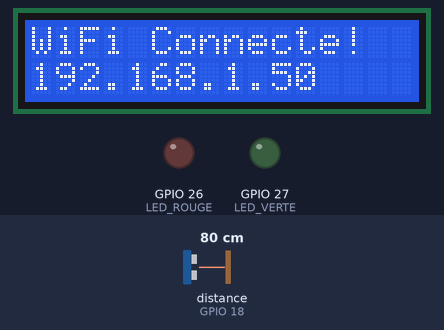
Bench run of a sketch on a simulated ESP32. Shown: 16×2 character LCD, output pins drawn as LEDs (lit = HIGH). Wiring (inferred from the names in the program): ultrasonic range finder: trigger GPIO 5; echo GPIO 18. Inputs (shaded band) come from the test bench; at power-on: distance to the obstacle (sensor on GPIO 18) 80 cm. The echo pulse lasts 58.3 µs per cm; WiFi joins after 1.5 s; servers stay silent unless stated; pins used as bus, display or sensor lines are not drawn; what the sketch prints to the serial monitor is not drawn.

Above: at 1.7 s.
At 5.8 s:
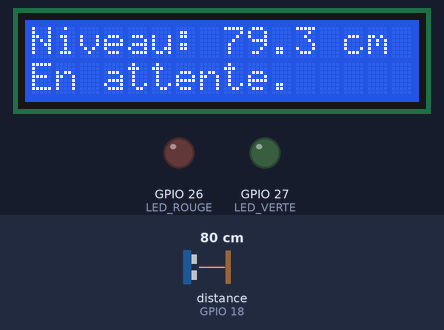
5.9 s: distance to the obstacle (sensor on GPIO 18) set to 7 cm
At 6.4 s:
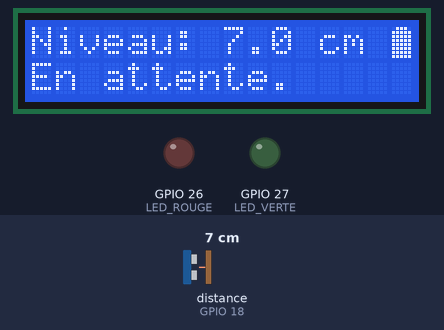
7.5 s: distance to the obstacle (sensor on GPIO 18) set to 4 cm
At 8.5 s:
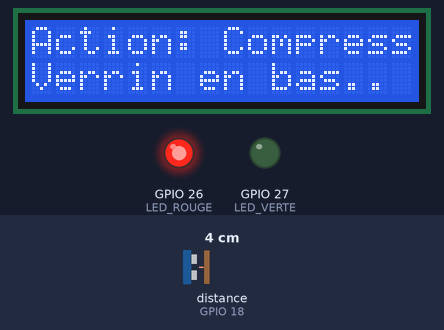
Timing chart, 0 to 17.5 s (numbered marks = the images above; inputs shaded):
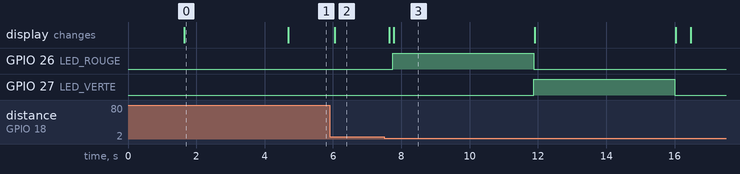

Measured:
- the behaviour switches between 6 and 5 cm on distance to the obstacle (sensor on GPIO 18) (found by bisection; images 2 and 3)
- after the input at 5.9 s, the display: changes after 0.16 s (image 2)
- after the input at 7.5 s, GPIO 26 (LED_ROUGE): LOW → HIGH after 0.25 s, → LOW 4.1 s later; GPIO 27 (LED_VERTE): LOW → HIGH after 4.4 s, → LOW 4.1 s later; the display: first changes after 0.15 s (image 3 shows a later state)
- what the display in image 0 shows lasts 3.1 s, from 1.6 s to 4.7 s

The sketch:

poubelle_pfa.ino
```cpp
#include <LiquidCrystal_I2C.h>
#include <WiFi.h>
#include <WiFiClientSecure.h>
#include <UniversalTelegramBot.h>

// --- Configuration des Broches ---
const int TRIG_PIN = 5;
const int ECHO_PIN = 18;
const int LED_ROUGE = 26;
const int LED_VERTE = 27;

// --- Paramètres Wi-Fi et Telegram ---
const char* ssid = "Wokwi-GUEST";
const char* password = "";

// !!! METS TES INFOS TELEGRAM ICI !!!
#include "secrets.h"

WiFiClientSecure client;
UniversalTelegramBot bot(BOT_TOKEN, client);

LiquidCrystal_I2C lcd(0x27, 16, 2);

// --- Icônes de Batterie ---
byte p0[8] = {B01110, B10001, B10001, B10001, B10001, B10001, B10001, B11111};
byte p1[8] = {B01110, B10001, B10001, B10001, B10001, B10001, B11111, B11111};
byte p2[8] = {B01110, B10001, B10001, B10001, B11111, B11111, B11111, B11111};
byte p3[8] = {B01110, B10001, B11111, B11111, B11111, B11111, B11111, B11111};
byte p4[8] = {B01110, B11111, B11111, B11111, B11111, B11111, B11111, B11111};

int etatPoubelle = 0;
unsigned long chrono = 0;

const unsigned long TEMPS_COMPRESSION = 4000;
const unsigned long TEMPS_REMONTEE = 4000;
const unsigned long TEMPS_STOP = 10000;

// --- Fonction d'envoi Telegram ---
void envoyerAlerte() {
  Serial.println("Envoi du message Telegram en cours...");
  String message = "⚠️ ALERTE PFA : La poubelle intelligente est PLEINE ! (Niveau critique atteint). Intervention requise.";
  if (bot.sendMessage(CHAT_ID, message, "")) {
    Serial.println("Message Telegram envoyé avec succès !");
  } else {
    Serial.println("Erreur lors de l'envoi du message.");
  }
}

void setup() {
  Serial.begin(115200);
  pinMode(TRIG_PIN, OUTPUT);
  pinMode(ECHO_PIN, INPUT);
  pinMode(LED_ROUGE, OUTPUT);
  pinMode(LED_VERTE, OUTPUT);

  lcd.init();
  lcd.backlight();

  lcd.createChar(0, p0); lcd.createChar(1, p1); lcd.createChar(2, p2); lcd.createChar(3, p3); lcd.createChar(4, p4);

  // Sécurité requise pour l'API Telegram
  client.setInsecure();

  lcd.setCursor(0, 0); lcd.print("WiFi Connexion..");
  WiFi.begin(ssid, password);

  int timeout = 0;
  while (WiFi.status() != WL_CONNECTED && timeout < 20) {
    delay(500); Serial.print("."); timeout++;
  }

  lcd.clear();
  if (WiFi.status() == WL_CONNECTED) {
    lcd.print("WiFi Connecte!");
    lcd.setCursor(0, 1); lcd.print(WiFi.localIP());
  } else {
    lcd.print("WiFi Error");
  }
  delay(3000); lcd.clear();
}

void loop() {
  digitalWrite(TRIG_PIN, LOW); delayMicroseconds(2);
  digitalWrite(TRIG_PIN, HIGH); delayMicroseconds(10);
  digitalWrite(TRIG_PIN, LOW);

  long duration = pulseIn(ECHO_PIN, HIGH, 30000);
  float distance_cm = (duration == 0) ? 400.0 : duration * 0.034 / 2;
  unsigned long maintenant = millis();

  // Affichage Batterie
  lcd.setCursor(15, 0);
  if (distance_cm > 30) lcd.write(0);
  else if (distance_cm > 25) lcd.write(1);
  else if (distance_cm > 21) lcd.write(2);
  else if (distance_cm > 18) lcd.write(3);
  else lcd.write(4);

  // Logique Machine à États
  switch(etatPoubelle) {

    case 0: // EN ATTENTE
      digitalWrite(LED_ROUGE, LOW); digitalWrite(LED_VERTE, LOW);
      lcd.setCursor(0, 0); lcd.print("Niveau: "); lcd.print(distance_cm, 1); lcd.print(" cm ");
      lcd.setCursor(0, 1); lcd.print("En attente.     ");
      if (distance_cm <= 5.0) { etatPoubelle = 1; chrono = maintenant; }
      break;

    case 1: // COMPRESSION
      digitalWrite(LED_ROUGE, HIGH); digitalWrite(LED_VERTE, LOW);
      lcd.setCursor(0, 0); lcd.print("Action: Compress");
      lcd.setCursor(0, 1); lcd.print("Verrin en bas.. ");
      if (maintenant - chrono >= TEMPS_COMPRESSION) { etatPoubelle = 2; chrono = maintenant; }
      break;

    case 2: // REMONTÉE
      digitalWrite(LED_ROUGE, LOW); digitalWrite(LED_VERTE, HIGH);
      lcd.setCursor(0, 0); lcd.print("Action: Remontee");
      lcd.setCursor(0, 1); lcd.print("Retour piston.. ");
      if (maintenant - chrono >= TEMPS_REMONTEE) { etatPoubelle = 3; chrono = maintenant; }
      break;

    case 3: // ANALYSE (10 SECONDES)
      digitalWrite(LED_VERTE, LOW);
      lcd.setCursor(0, 0); lcd.print("Analyse niveau  ");
      lcd.setCursor(0, 1); lcd.print("STOP - Attente  ");

      if (distance_cm <= 17.0) {
        etatPoubelle = 4;
        envoyerAlerte(); // C'EST ICI QUE LE MESSAGE PART SUR TON TELEPHONE !
      }
      else if (maintenant - chrono >= TEMPS_STOP) { etatPoubelle = 0; }
      break;

    case 4: // POUBELLE PLEINE
      digitalWrite(LED_ROUGE, LOW); digitalWrite(LED_VERTE, LOW);
      lcd.setCursor(0, 0); lcd.print("POUBELLE PLEINE!");
      lcd.setCursor(0, 1); lcd.print("Veuillez vider. ");
      if (distance_cm > 30.0) { etatPoubelle = 0; }
      break;
  }
  delay(100);
}
```

secrets.example.h
```cpp
const char* BOT_TOKEN = "PUT_YOUR_TOKEN_HERE";
const char* CHAT_ID   = "PUT_YOUR_CHAT_ID_HERE";
```
